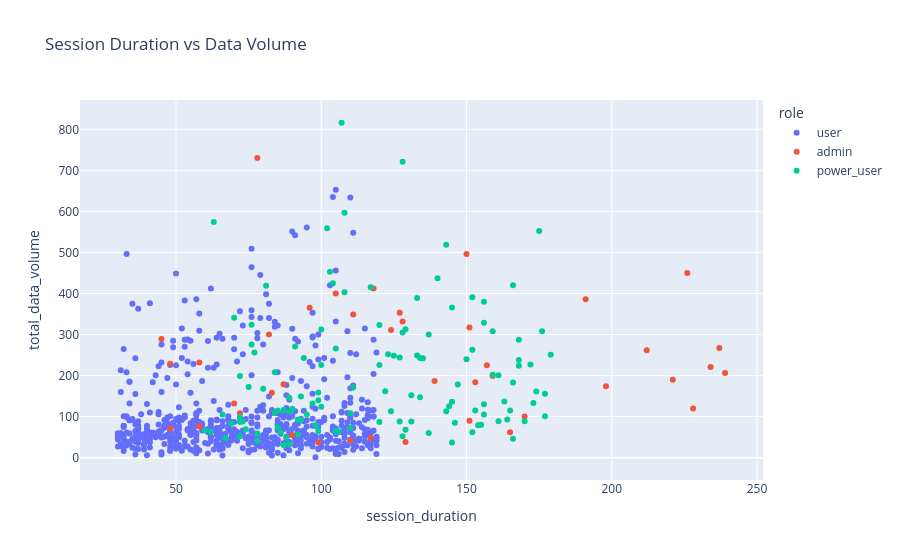

This figure's notebook cell:
### Code cell
fig = px.scatter(
    grouped_df,
    x="session_duration",
    y="total_data_volume",
    color="role",
    hover_data=["session_id"],
    title="Session Duration vs Data Volume"
)

fig.show()

### Figure 1 — Plotly figure (JSON) as saved in the notebook; plotly's stock layout.template omitted (floating-point values rounded to 4 significant figures; data arrays with more than 128 entries replaced by an {"elided": "..."} marker saying what was removed)
{"data": [{"customdata": {"elided": "633x1 str values"}, "hovertemplate": "role=user<br>session_duration=%{x}<br>total_data_volume=%{y}<br>session_id=%{customdata[0]}<extra></extra>", "legendgroup": "user", "marker": {"color": "#636efa", "symbol": "circle"}, "mode": "markers", "name": "user", "orientation": "v", "showlegend": true, "type": "scatter", "x": {"elided": "633 float values"}, "xaxis": "x", "y": {"elided": "633 int values"}, "yaxis": "y"}, {"customdata": [["S00117"], ["S00118"], ["S00119"], ["S00120"], ["S00121"], ["S00122"], ["S00123"], ["S00124"], ["S00125"], ["S00126"], ["S00127"], ["S00128"], ["S00129"], ["S00130"], ["S00131"], ["S00132"], ["S00133"], ["S00134"], ["S00135"], ["S00136"], ["S00137"], ["S00138"], ["S00139"], ["S00140"], ["S00141"], ["S00142"], ["S00143"], ["S00144"], ["S00145"], ["S00146"], ["S00147"], ["S00148"], ["S00149"], ["S00150"], ["S00151"], ["S00152"], ["S00153"], ["S00154"], ["S00155"], ["S00156"], ["S00157"]], "hovertemplate": "role=admin<br>session_duration=%{x}<br>total_data_volume=%{y}<br>session_id=%{customdata[0]}<extra></extra>", "legendgroup": "admin", "marker": {"color": "#EF553B", "symbol": "circle"}, "mode": "markers", "name": "admin", "orientation": "v", "showlegend": true, "type": "scatter", "x": [139.0, 127.0, 48.0, 237.0, 198.0, 226.0, 129.0, 110.0, 96.0, 150.0, 118.0, 128.0, 87.0, 159.0, 124.0, 228.0, 239.0, 105.0, 191.0, 90.0, 221.0, 117.0, 151.0, 45.0, 157.0, 58.0, 72.0, 153.0, 58.0, 151.0, 82.0, 83.0, 170.0, 111.0, 78.0, 212.0, 70.0, 165.0, 48.0, 234.0, 99.0], "xaxis": "x", "y": [187, 353, 229, 267, 174, 450, 38, 42, 365, 496, 412, 332, 179, 199, 311, 120, 206, 400, 386, 55, 190, 48, 317, 289, 225, 232, 108, 184, 76, 90, 300, 158, 100, 349, 730, 262, 132, 62, 71, 221, 37], "yaxis": "y"}, {"customdata": [["S00482"], ["S00483"], ["S00484"], ["S00485"], ["S00486"], ["S00487"], ["S00488"], ["S00489"], ["S00490"], ["S00491"], ["S00492"], ["S00493"], ["S00494"], ["S00495"], ["S00496"], ["S00497"], ["S00498"], ["S00499"], ["S00500"], ["S00501"], ["S00502"], ["S00503"], ["S00504"], ["S00505"], ["S00506"], ["S00507"], ["S00508"], ["S00509"], ["S00510"], ["S00511"], ["S00512"], ["S00513"], ["S00514"], ["S00515"], ["S00516"], ["S00517"], ["S00518"], ["S00519"], ["S00520"], ["S00521"], ["S00522"], ["S00523"], ["S00524"], ["S00642"], ["S00643"], ["S00644"], ["S00645"], ["S00646"], ["S00647"], ["S00648"], ["S00649"], ["S00650"], ["S00651"], ["S00652"], ["S00653"], ["S00654"], ["S00655"], ["S00656"], ["S00657"], ["S00658"], ["S00659"], ["S00660"], ["S00661"], ["S00662"], ["S00663"], ["S00664"], ["S00665"], ["S00666"], ["S00667"], ["S00668"], ["S00669"], ["S00670"], ["S00671"], ["S00672"], ["S00673"], ["S00674"], ["S00675"], ["S00676"], ["S00677"], ["S00678"], ["S00679"], ["S00680"], ["S00681"], ["S00682"], ["S00683"], ["S00684"], ["S00685"], ["S00686"], ["S00687"], ["S00688"], ["S00689"], ["S00690"], ["S00691"], ["S00692"], ["S00693"], ["S00694"], ["S00695"], ["S00696"], ["S00697"], ["S00698"], ["S00699"], ["S00700"], ["S00701"], ["S00702"], ["S00703"], ["S00704"], ["S00705"], ["S00706"], ["S00707"], ["S00708"], ["S00709"], ["S00710"], ["S00711"], ["S00712"], ["S00713"], ["S00714"], ["S00715"], ["S00716"], ["S00717"], ["S00718"], ["S00719"], ["S00720"], ["S00721"], ["S00722"], ["S00723"], ["S00724"]], "hovertemplate": "role=power_user<br>session_duration=%{x}<br>total_data_volume=%{y}<br>session_id=%{customdata[0]}<extra></extra>", "legendgroup": "power_user", "marker": {"color": "#00cc96", "symbol": "circle"}, "mode": "markers", "name": "power_user", "orientation": "v", "showlegend": true, "type": "scatter", "x": [89.0, 87.0, 111.0, 76.0, 94.0, 129.0, 146.0, 63.0, 159.0, 150.0, 131.0, 89.0, 99.0, 143.0, 122.0, 175.0, 134.0, 137.0, 67.0, 100.0, 107.0, 103.0, 127.0, 99.0, 105.0, 110.0, 110.0, 145.0, 93.0, 145.0, 120.0, 152.0, 73.0, 72.0, 105.0, 166.0, 108.0, 80.0, 104.0, 131.0, 120.0, 153.0, 99.0, 154.0, 69.0, 62.0, 72.0, 89.0, 106.0, 75.0, 90.0, 140.0, 145.0, 124.0, 147.0, 98.0, 100.0, 129.0, 74.0, 172.0, 163.0, 156.0, 176.0, 78.0, 133.0, 137.0, 173.0, 156.0, 134.0, 128.0, 92.0, 128.0, 66.0, 152.0, 76.0, 128.0, 143.0, 135.0, 97.0, 161.0, 125.0, 81.0, 156.0, 164.0, 159.0, 168.0, 108.0, 60.0, 144.0, 170.0, 85.0, 168.0, 155.0, 93.0, 92.0, 95.0, 179.0, 165.0, 156.0, 166.0, 77.0, 70.0, 120.0, 127.0, 161.0, 133.0, 86.0, 84.0, 84.0, 91.0, 168.0, 100.0, 88.0, 72.0, 177.0, 166.0, 174.0, 177.0, 87.0, 78.0, 72.0, 152.0, 123.0, 85.0, 117.0, 102.0], "xaxis": "x", "y": [33, 116, 171, 324, 243, 313, 85, 574, 308, 240, 152, 146, 159, 519, 162, 552, 243, 60, 47, 312, 816, 453, 244, 65, 266, 72, 108, 136, 149, 366, 226, 391, 88, 99, 65, 183, 403, 168, 425, 88, 323, 115, 140, 79, 83, 63, 52, 112, 64, 172, 119, 437, 37, 113, 178, 79, 124, 68, 69, 227, 137, 329, 308, 59, 249, 300, 133, 130, 147, 721, 57, 52, 105, 263, 276, 305, 113, 242, 132, 89, 248, 419, 105, 93, 202, 238, 597, 66, 125, 89, 74, 287, 80, 92, 93, 105, 251, 115, 380, 420, 256, 341, 87, 88, 201, 389, 61, 208, 109, 271, 224, 226, 49, 199, 156, 46, 161, 101, 31, 41, 87, 62, 252, 115, 415, 559], "yaxis": "y"}], "layout": {"legend": {"title": {"text": "role"}, "tracegroupgap": 0}, "title": {"text": "Session Duration vs Data Volume"}, "xaxis": {"anchor": "y", "domain": [0, 1], "title": {"text": "session_duration"}}, "yaxis": {"anchor": "x", "domain": [0, 1], "title": {"text": "total_data_volume"}}}}
